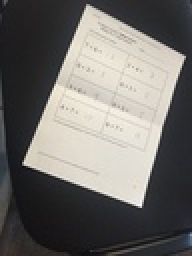
%> input picture sample_dataset/orig_image3.jpg, 96 x 128 px, shrunk from 720 x 960 before the run (shown 2 times larger)
$ octave --eval "result = edge_det_img(imread('../sample_dataset/orig_image3.jpg'));"   (GNU Octave 9; MATLAB toolbox functions it lacks are replaced by stand-ins)
%> lines starting %> are read from the running program, lines starting %| are printed output that depends on the picture
### code/get_Ia.m
function [I_A] = get_Ia(u1 ,u2, alpha)
    % Takes the skellam parameters as input and gives the intensity
    % acceptance value as output
    diff = -255:1:255;
    M = 256;
    p = zeros(size(diff));

    N = size(u1, 1) ;
    I_A = ones(N, 1) ;

    for j = 1:N
        % calculating the noise distribution using the skellam paramaters
        bessel = bsxfun(@besseli,abs(diff),2*sqrt(u1(j)*u2(j)));
        p = exp(-u1(j)-u2(j))*(u1(j)/u2(j)).^(diff/2).*bessel;

        % F is analogous to the cdf of noise distribution
        F = cumsum(p);
        for i = 1:M-1
            if (F(M+i) - F(M-i) < alpha)
                % intensity acceptance denotes the maximum intensity
                % difference with probability of occurrence alpha
                I_A(j) = diff(M+i);
            end
        end
    end
end

### code/edge_det_img.m
function [edge_img] = edge_det_img(frame)
    % Takes the path to an image as input and returns the corresponding
    % edge-frame after applying skellam edge detection
    if size(frame, 3)==3
        frame = rgb2gray(frame) ;
    end
%     frame = imbilatfilt(frame) ;
    H = size(frame, 1) ;
%> H = 128
    W = size(frame, 2) ;
%> W = 96

    alpha = 1 - 1e-5 ;
    % Every patch will be of size (2*half_patch_size+1) by (2*half_patch_size+1)
    half_patch_size = 2 ;

    mu_s = zeros(H, W) ;
    var_s = zeros(H, W) ;

    for h=1:H
        for w=1:W
            % For every pixel, construct the patch of given size in such a
            % way that the pixel is at the center of the patch
            patch = frame(max(h-half_patch_size, 1):min(h+half_patch_size,H), max(w-half_patch_size, 1):min(w+half_patch_size,W)) ;
            % get the statistics of the skellam distribution for that patch
            [mu_s(h,w), var_s(h,w)] = get_mu_s(patch);
        end
    end
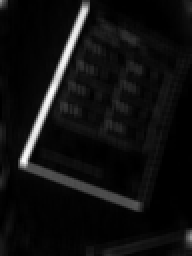
%> mu_s: size 128x96 double (shown 2 times larger); min 0, max 49.15, mean 3.2; drawn with min black and max white
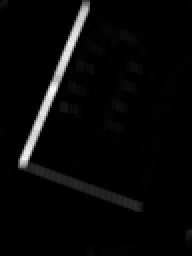
%> var_s: size 128x96 double (shown 2 times larger); min 0, max 3491.5, mean 113.9; drawn with min black and max white

    % calculating the skellam parameters
    u1 = (mu_s+var_s)/2;
    u2 = (-mu_s+var_s)/2;

    % calculating the intensity acceptance values
    I_A = get_Ia(reshape(u1, [], 1), reshape(u2, [], 1), alpha) ;
    I_A = reshape(I_A, H, W) ;


    padded_x = padarray(frame, [0,1,0], 0, 'pre');
    padded_y = padarray(frame, [1,0,0], 0, 'pre');

    edge_img = zeros(H, W);
    edge_img = logical(edge_img ~= 0);

    % calculating derivatives in horizontal and vertical directions
    % pixel-wise
    d_x = abs(padded_x(1:H, 1:W) - frame) ;
    d_y = abs(padded_y(1:H, 1:W) - frame) ;

    % calculating edge measures in each direction
    edge_mask_x = d_x>I_A;
    edge_mask_y = d_y>I_A;

    % calculating total edge measures by discarding the pixels with zero
    % edge measure for both the directions to get edge image
    edge_img(edge_mask_x(:,:)) = 1;
    edge_img(circshift(edge_mask_x(:,:),-1,2)) = 1;

    edge_img(edge_mask_y(:,:)) = 1;
    edge_img(circshift(edge_mask_y(:,:),-1,1)) = 1;
end
%> (the run ends here)
